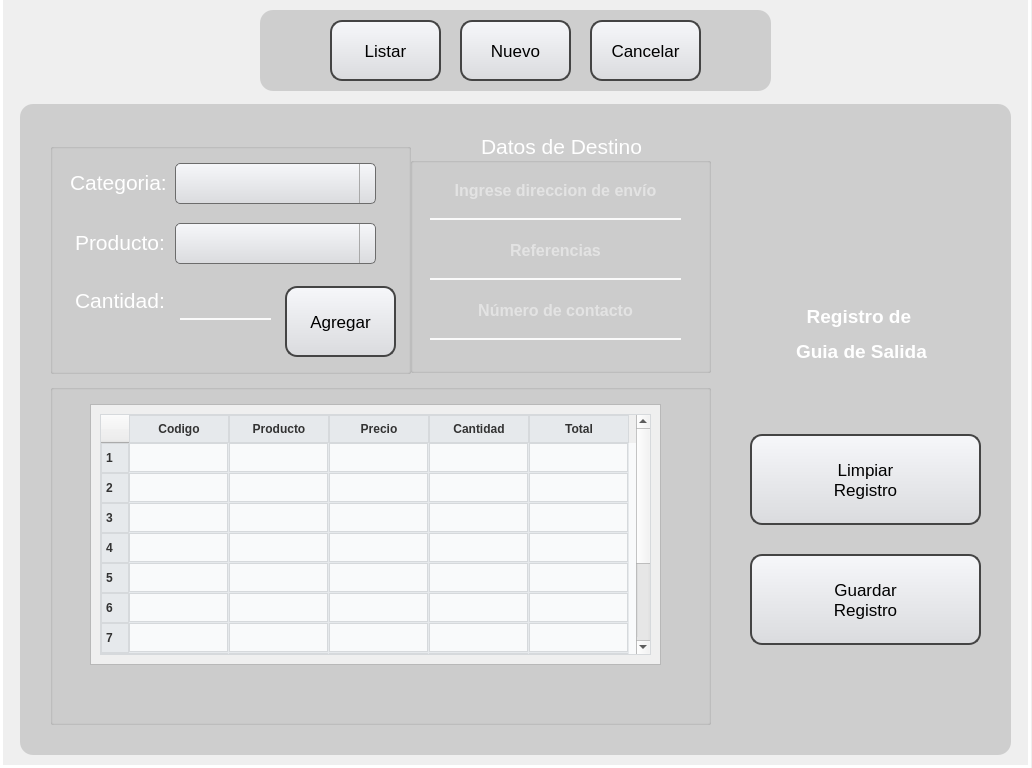
<?xml version="1.0" encoding="UTF-8"?>
<ui version="4.0">
 <class>MainWindow</class>
 <widget class="QMainWindow" name="MainWindow">
  <property name="geometry">
   <rect>
    <x>0</x>
    <y>0</y>
    <width>1032</width>
    <height>768</height>
   </rect>
  </property>
  <property name="minimumSize">
   <size>
    <width>1032</width>
    <height>768</height>
   </size>
  </property>
  <property name="maximumSize">
   <size>
    <width>1032</width>
    <height>768</height>
   </size>
  </property>
  <property name="windowTitle">
   <string>MainWindow</string>
  </property>
  <widget class="QWidget" name="centralwidget">
   <widget class="QLabel" name="label">
    <property name="geometry">
     <rect>
      <x>0</x>
      <y>-3</y>
      <width>1031</width>
      <height>771</height>
     </rect>
    </property>
    <property name="text">
     <string/>
    </property>
    <property name="pixmap">
     <pixmap>../view_img/fondo.png</pixmap>
    </property>
    <property name="scaledContents">
     <bool>true</bool>
    </property>
   </widget>
   <widget class="QLabel" name="label_3">
    <property name="enabled">
     <bool>false</bool>
    </property>
    <property name="geometry">
     <rect>
      <x>0</x>
      <y>-3</y>
      <width>1031</width>
      <height>771</height>
     </rect>
    </property>
    <property name="styleSheet">
     <string notr="true">background-color: qlineargradient(spread:pad, x1:0, y1:0, x2:0, y2:00715909, stop:0 rgba(0, 0, 0, 35), stop:0.375 rgba(0, 0, 0, 50), stop:0.835227 rgba(0, 0, 0, 75));

border: 3px solid white; </string>
    </property>
    <property name="text">
     <string/>
    </property>
   </widget>
   <widget class="QLabel" name="label_9">
    <property name="geometry">
     <rect>
      <x>260</x>
      <y>10</y>
      <width>511</width>
      <height>81</height>
     </rect>
    </property>
    <property name="styleSheet">
     <string notr="true">background-color:rgba(0,0,0,35);
border-radius:13px</string>
    </property>
    <property name="text">
     <string/>
    </property>
   </widget>
   <widget class="QPushButton" name="bt_listar_vent">
    <property name="geometry">
     <rect>
      <x>330</x>
      <y>20</y>
      <width>111</width>
      <height>61</height>
     </rect>
    </property>
    <property name="font">
     <font>
      <pointsize>13</pointsize>
      <weight>50</weight>
      <bold>false</bold>
      <underline>false</underline>
      <strikeout>false</strikeout>
     </font>
    </property>
    <property name="styleSheet">
     <string notr="true">QPushButton {
	 background: qlineargradient(x1:0, y1:0, x2:0, y2:1, stop:0 #f6f7fa, stop:1 #dadbde);
	border: 2px solid #444444;
    text-align: center; 
    text-decoration: none; 
    border-radius: 12px;
}

QPushButton:hover {
	background-color: rgb(241, 241, 241);
}

QPushButton:pressed {
	background-color: rgb(223, 223, 223);
}
</string>
    </property>
    <property name="text">
     <string>Listar</string>
    </property>
   </widget>
   <widget class="QPushButton" name="bt_cancelar_vent">
    <property name="geometry">
     <rect>
      <x>590</x>
      <y>20</y>
      <width>111</width>
      <height>61</height>
     </rect>
    </property>
    <property name="font">
     <font>
      <pointsize>13</pointsize>
      <weight>50</weight>
      <bold>false</bold>
      <underline>false</underline>
      <strikeout>false</strikeout>
     </font>
    </property>
    <property name="styleSheet">
     <string notr="true">QPushButton {
	color: black;
	 background: qlineargradient(x1:0, y1:0, x2:0, y2:1, stop:0 #f6f7fa, stop:1 #dadbde);
	border: 2px solid #444444;
    text-align: center; 
    text-decoration: none; 
    border-radius: 12px;
}

QPushButton:hover {
	background-color: rgb(255, 0, 0);
}

QPushButton:pressed {
	background-color: rgb(166, 0, 0);
}</string>
    </property>
    <property name="text">
     <string>Cancelar</string>
    </property>
   </widget>
   <widget class="QPushButton" name="bt_nuevo_vent">
    <property name="geometry">
     <rect>
      <x>460</x>
      <y>20</y>
      <width>111</width>
      <height>61</height>
     </rect>
    </property>
    <property name="font">
     <font>
      <pointsize>13</pointsize>
      <weight>50</weight>
      <bold>false</bold>
      <underline>false</underline>
      <strikeout>false</strikeout>
     </font>
    </property>
    <property name="styleSheet">
     <string notr="true">QPushButton {
	 background: qlineargradient(x1:0, y1:0, x2:0, y2:1, stop:0 #f6f7fa, stop:1 #dadbde);
	border: 2px solid #444444;
    text-align: center; 
    text-decoration: none; 
    border-radius: 12px;
}

QPushButton:hover {
	background-color: rgb(241, 241, 241);
}

QPushButton:pressed {
	background-color: rgb(223, 223, 223);
}
</string>
    </property>
    <property name="text">
     <string>Nuevo</string>
    </property>
   </widget>
   <widget class="QWidget" name="window_1_venta" native="true">
    <property name="geometry">
     <rect>
      <x>0</x>
      <y>94</y>
      <width>1031</width>
      <height>661</height>
     </rect>
    </property>
    <widget class="QLabel" name="label_10">
     <property name="geometry">
      <rect>
       <x>20</x>
       <y>10</y>
       <width>991</width>
       <height>651</height>
      </rect>
     </property>
     <property name="font">
      <font>
       <pointsize>8</pointsize>
      </font>
     </property>
     <property name="styleSheet">
      <string notr="true">background-color:rgba(0,0,0,35);
border-radius:13px</string>
     </property>
     <property name="text">
      <string/>
     </property>
    </widget>
    <widget class="QLabel" name="label_7">
     <property name="geometry">
      <rect>
       <x>740</x>
       <y>32</y>
       <width>241</width>
       <height>251</height>
      </rect>
     </property>
     <property name="styleSheet">
      <string notr="true">background-color: qlineargradient(spread:pad, x1:0, y1:0, x2:0, y2:00715909, stop:0 rgba(0, 0, 0, 20), stop:0.375 rgba(0, 0, 0, 50), stop:0.835227 rgba(0, 0, 0, 75));
border-radius: 20px;</string>
     </property>
     <property name="text">
      <string/>
     </property>
    </widget>
    <widget class="QLabel" name="label_2">
     <property name="geometry">
      <rect>
       <x>800</x>
       <y>73</y>
       <width>121</width>
       <height>131</height>
      </rect>
     </property>
     <property name="text">
      <string/>
     </property>
     <property name="pixmap">
      <pixmap>../view_img/cajas.jpg</pixmap>
     </property>
     <property name="scaledContents">
      <bool>true</bool>
     </property>
    </widget>
    <widget class="QLabel" name="label_4">
     <property name="geometry">
      <rect>
       <x>890</x>
       <y>40</y>
       <width>81</width>
       <height>81</height>
      </rect>
     </property>
     <property name="text">
      <string/>
     </property>
     <property name="pixmap">
      <pixmap>../view_img/METROSPLASH.png</pixmap>
     </property>
     <property name="scaledContents">
      <bool>true</bool>
     </property>
    </widget>
    <widget class="QGroupBox" name="GB_2_CLIENT_3">
     <property name="geometry">
      <rect>
       <x>50</x>
       <y>49</y>
       <width>361</width>
       <height>231</height>
      </rect>
     </property>
     <property name="font">
      <font>
       <pointsize>16</pointsize>
       <weight>50</weight>
       <bold>false</bold>
      </font>
     </property>
     <property name="styleSheet">
      <string notr="true">QComboBox {
    color: black;
}

QGroupBox{
color: white
}
</string>
     </property>
     <property name="title">
      <string/>
     </property>
     <property name="alignment">
      <set>Qt::AlignCenter</set>
     </property>
     <widget class="QComboBox" name="cb_product_vent">
      <property name="geometry">
       <rect>
        <x>125</x>
        <y>80</y>
        <width>201</width>
        <height>41</height>
       </rect>
      </property>
      <property name="font">
       <font>
        <pointsize>12</pointsize>
        <weight>50</weight>
        <bold>false</bold>
       </font>
      </property>
      <property name="styleSheet">
       <string notr="true">QComboBox {
    background: qlineargradient(x1:0, y1:0, x2:0, y2:1, stop:0 #f6f7fa, stop:1 #dadbde);
    border: 1px solid #6c6c6c;
    border-radius: 5px;
    padding: 1px 18px 1px 3px;
    min-width: 6em;
}

QComboBox::drop-down {
    border-left-width: 1px;
    border-left-color: darkgray;
    border-left-style: solid;    
}
QComboBox::down-arrow {
	border-image: url(:/Imagenes/203484.png);
}

</string>
      </property>
      <property name="editable">
       <bool>true</bool>
      </property>
     </widget>
     <widget class="QLabel" name="label_5">
      <property name="geometry">
       <rect>
        <x>25</x>
        <y>84</y>
        <width>91</width>
        <height>31</height>
       </rect>
      </property>
      <property name="font">
       <font>
        <pointsize>16</pointsize>
       </font>
      </property>
      <property name="styleSheet">
       <string notr="true">color: white;</string>
      </property>
      <property name="text">
       <string>Producto:</string>
      </property>
     </widget>
     <widget class="QLabel" name="label_8">
      <property name="geometry">
       <rect>
        <x>25</x>
        <y>142</y>
        <width>91</width>
        <height>31</height>
       </rect>
      </property>
      <property name="font">
       <font>
        <pointsize>16</pointsize>
       </font>
      </property>
      <property name="styleSheet">
       <string notr="true">color: white;</string>
      </property>
      <property name="text">
       <string>Cantidad:</string>
      </property>
     </widget>
     <widget class="QLineEdit" name="le_cant_vent">
      <property name="geometry">
       <rect>
        <x>130</x>
        <y>136</y>
        <width>91</width>
        <height>41</height>
       </rect>
      </property>
      <property name="font">
       <font>
        <pointsize>12</pointsize>
        <weight>75</weight>
        <bold>true</bold>
       </font>
      </property>
      <property name="styleSheet">
       <string notr="true">background-color:rgba(0, 0, 0, 0);
border:none;
border-bottom:2px solid rgba(0, 0);
color:rgba(255, 255, 255, 230);
padding-bottom:7px;</string>
      </property>
      <property name="text">
       <string/>
      </property>
      <property name="alignment">
       <set>Qt::AlignCenter</set>
      </property>
      <property name="placeholderText">
       <string/>
      </property>
     </widget>
     <widget class="QPushButton" name="bt_add_prod_vent">
      <property name="geometry">
       <rect>
        <x>235</x>
        <y>143</y>
        <width>111</width>
        <height>71</height>
       </rect>
      </property>
      <property name="font">
       <font>
        <pointsize>13</pointsize>
        <weight>50</weight>
        <bold>false</bold>
        <underline>false</underline>
        <strikeout>false</strikeout>
       </font>
      </property>
      <property name="styleSheet">
       <string notr="true">QPushButton {
	 background: qlineargradient(x1:0, y1:0, x2:0, y2:1, stop:0 #f6f7fa, stop:1 #dadbde);
	border: 2px solid #444444;
    text-align: center; 
    text-decoration: none; 
    border-radius: 12px;
}

QPushButton:hover {
	background-color: rgb(0, 255, 0);
}

QPushButton:pressed {
	background-color: rgb(0, 217, 0);
}</string>
      </property>
      <property name="text">
       <string>Agregar</string>
      </property>
     </widget>
     <widget class="QLabel" name="label_6">
      <property name="geometry">
       <rect>
        <x>20</x>
        <y>24</y>
        <width>101</width>
        <height>31</height>
       </rect>
      </property>
      <property name="font">
       <font>
        <pointsize>16</pointsize>
       </font>
      </property>
      <property name="styleSheet">
       <string notr="true">color: white;</string>
      </property>
      <property name="text">
       <string>Categoria:</string>
      </property>
     </widget>
     <widget class="QComboBox" name="cb_product_vent_2">
      <property name="geometry">
       <rect>
        <x>125</x>
        <y>20</y>
        <width>201</width>
        <height>41</height>
       </rect>
      </property>
      <property name="font">
       <font>
        <pointsize>12</pointsize>
        <weight>50</weight>
        <bold>false</bold>
       </font>
      </property>
      <property name="styleSheet">
       <string notr="true">QComboBox {
    background: qlineargradient(x1:0, y1:0, x2:0, y2:1, stop:0 #f6f7fa, stop:1 #dadbde);
    border: 1px solid #6c6c6c;
    border-radius: 5px;
    padding: 1px 18px 1px 3px;
    min-width: 6em;
}

QComboBox::drop-down {
    border-left-width: 1px;
    border-left-color: darkgray;
    border-left-style: solid;    
}
QComboBox::down-arrow {
	border-image: url(:/Imagenes/203484.png);
}

</string>
      </property>
      <property name="editable">
       <bool>true</bool>
      </property>
     </widget>
    </widget>
    <widget class="QGroupBox" name="GB_2_CLIENT_4">
     <property name="geometry">
      <rect>
       <x>50</x>
       <y>290</y>
       <width>661</width>
       <height>341</height>
      </rect>
     </property>
     <property name="font">
      <font>
       <pointsize>16</pointsize>
       <weight>50</weight>
       <bold>false</bold>
      </font>
     </property>
     <property name="styleSheet">
      <string notr="true">QComboBox {
    color: black;
}

QGroupBox{
color: white
}
</string>
     </property>
     <property name="title">
      <string/>
     </property>
     <property name="alignment">
      <set>Qt::AlignCenter</set>
     </property>
     <widget class="QScrollArea" name="scrollArea">
      <property name="geometry">
       <rect>
        <x>40</x>
        <y>20</y>
        <width>571</width>
        <height>261</height>
       </rect>
      </property>
      <property name="minimumSize">
       <size>
        <width>1</width>
        <height>1</height>
       </size>
      </property>
      <property name="maximumSize">
       <size>
        <width>621</width>
        <height>301</height>
       </size>
      </property>
      <property name="styleSheet">
       <string notr="true"/>
      </property>
      <property name="widgetResizable">
       <bool>true</bool>
      </property>
      <widget class="QWidget" name="scrollAreaWidgetContents">
       <property name="geometry">
        <rect>
         <x>0</x>
         <y>0</y>
         <width>569</width>
         <height>259</height>
        </rect>
       </property>
       <layout class="QHBoxLayout" name="horizontalLayout">
        <item>
         <widget class="QFrame" name="frame">
          <property name="minimumSize">
           <size>
            <width>1</width>
            <height>1</height>
           </size>
          </property>
          <property name="frameShape">
           <enum>QFrame::StyledPanel</enum>
          </property>
          <property name="frameShadow">
           <enum>QFrame::Raised</enum>
          </property>
          <widget class="QTableWidget" name="tableWidget">
           <property name="geometry">
            <rect>
             <x>0</x>
             <y>0</y>
             <width>551</width>
             <height>241</height>
            </rect>
           </property>
           <property name="font">
            <font>
             <weight>50</weight>
             <bold>false</bold>
            </font>
           </property>
           <property name="styleSheet">
            <string notr="true">QTableWidget {
    border: 1px solid #d6d9dc;
    background-color: #f9fafb;
    gridline-color: #e6e9ec;
    alternate-background-color: #f1f3f4;
}

QHeaderView::section {
    background-color: #e6e9ec;
    padding: 4px;
    border: 1px solid #d6d9dc;
    font-weight: bold;
    color: #333333;
}

QTableWidget::item {
    border: 1px solid #d6d9dc;
    padding: 5px;
}

QTableWidget::item:selected {
    background-color: #d6d9dc;
    color: #333333;
}</string>
           </property>
           <property name="cornerButtonEnabled">
            <bool>true</bool>
           </property>
           <row>
            <property name="text">
             <string>1</string>
            </property>
           </row>
           <row>
            <property name="text">
             <string>2</string>
            </property>
           </row>
           <row>
            <property name="text">
             <string>3</string>
            </property>
           </row>
           <row>
            <property name="text">
             <string>4</string>
            </property>
           </row>
           <row>
            <property name="text">
             <string>5</string>
            </property>
           </row>
           <row>
            <property name="text">
             <string>6</string>
            </property>
           </row>
           <row>
            <property name="text">
             <string>7</string>
            </property>
           </row>
           <row>
            <property name="text">
             <string>8</string>
            </property>
           </row>
           <row>
            <property name="text">
             <string>9</string>
            </property>
           </row>
           <row>
            <property name="text">
             <string>10</string>
            </property>
           </row>
           <row>
            <property name="text">
             <string>11</string>
            </property>
           </row>
           <column>
            <property name="text">
             <string>Codigo</string>
            </property>
            <property name="font">
             <font>
              <pointsize>9</pointsize>
             </font>
            </property>
           </column>
           <column>
            <property name="text">
             <string>Producto</string>
            </property>
            <property name="font">
             <font>
              <pointsize>9</pointsize>
             </font>
            </property>
           </column>
           <column>
            <property name="text">
             <string>Precio</string>
            </property>
            <property name="font">
             <font>
              <pointsize>9</pointsize>
             </font>
            </property>
           </column>
           <column>
            <property name="text">
             <string>Cantidad</string>
            </property>
            <property name="font">
             <font>
              <pointsize>9</pointsize>
             </font>
            </property>
           </column>
           <column>
            <property name="text">
             <string>Total</string>
            </property>
            <property name="font">
             <font>
              <pointsize>9</pointsize>
             </font>
            </property>
           </column>
          </widget>
         </widget>
        </item>
       </layout>
      </widget>
     </widget>
     <widget class="QLabel" name="aviso_total_venta">
      <property name="geometry">
       <rect>
        <x>309</x>
        <y>293</y>
        <width>171</width>
        <height>31</height>
       </rect>
      </property>
      <property name="font">
       <font>
        <pointsize>16</pointsize>
       </font>
      </property>
      <property name="styleSheet">
       <string notr="true">color: white;</string>
      </property>
      <property name="text">
       <string/>
      </property>
     </widget>
     <widget class="QLabel" name="lb_prec_fin_vent">
      <property name="geometry">
       <rect>
        <x>489</x>
        <y>293</y>
        <width>91</width>
        <height>31</height>
       </rect>
      </property>
      <property name="font">
       <font>
        <pointsize>16</pointsize>
       </font>
      </property>
      <property name="styleSheet">
       <string notr="true">color: white;</string>
      </property>
      <property name="text">
       <string/>
      </property>
     </widget>
    </widget>
    <widget class="QPushButton" name="bt_guardar_vent">
     <property name="geometry">
      <rect>
       <x>750</x>
       <y>460</y>
       <width>231</width>
       <height>91</height>
      </rect>
     </property>
     <property name="font">
      <font>
       <pointsize>13</pointsize>
       <weight>50</weight>
       <bold>false</bold>
       <underline>false</underline>
       <strikeout>false</strikeout>
      </font>
     </property>
     <property name="styleSheet">
      <string notr="true">QPushButton {
	 background: qlineargradient(x1:0, y1:0, x2:0, y2:1, stop:0 #f6f7fa, stop:1 #dadbde);
	border: 2px solid #444444;
    text-align: center; 
    text-decoration: none; 
    border-radius: 12px;
}

QPushButton:hover {
	background-color: rgb(241, 241, 241);
}

QPushButton:pressed {
	background-color: rgb(223, 223, 223);
}
</string>
     </property>
     <property name="text">
      <string>Guardar
Registro</string>
     </property>
    </widget>
    <widget class="QPushButton" name="bt_clear_reg_vent">
     <property name="geometry">
      <rect>
       <x>750</x>
       <y>340</y>
       <width>231</width>
       <height>91</height>
      </rect>
     </property>
     <property name="font">
      <font>
       <pointsize>13</pointsize>
       <weight>50</weight>
       <bold>false</bold>
       <underline>false</underline>
       <strikeout>false</strikeout>
      </font>
     </property>
     <property name="styleSheet">
      <string notr="true">QPushButton {
	 background: qlineargradient(x1:0, y1:0, x2:0, y2:1, stop:0 #f6f7fa, stop:1 #dadbde);
	border: 2px solid #444444;
    text-align: center; 
    text-decoration: none; 
    border-radius: 12px;
}

QPushButton:hover {
	background-color: rgb(241, 241, 241);
}

QPushButton:pressed {
	background-color: rgb(223, 223, 223);
}
</string>
     </property>
     <property name="text">
      <string>Limpiar
Registro</string>
     </property>
    </widget>
    <widget class="QLabel" name="label_11">
     <property name="geometry">
      <rect>
       <x>696</x>
       <y>200</y>
       <width>331</width>
       <height>81</height>
      </rect>
     </property>
     <property name="font">
      <font>
       <pointsize>14</pointsize>
       <weight>75</weight>
       <bold>true</bold>
      </font>
     </property>
     <property name="styleSheet">
      <string notr="true">color: white</string>
     </property>
     <property name="text">
      <string>&lt;html&gt;&lt;head/&gt;&lt;body&gt;&lt;p&gt;Registro de &lt;/p&gt;&lt;p&gt;Guia de Salida&lt;/p&gt;&lt;/body&gt;&lt;/html&gt;</string>
     </property>
     <property name="alignment">
      <set>Qt::AlignCenter</set>
     </property>
    </widget>
    <widget class="QGroupBox" name="GB_2_CLIENT">
     <property name="geometry">
      <rect>
       <x>410</x>
       <y>38</y>
       <width>301</width>
       <height>241</height>
      </rect>
     </property>
     <property name="font">
      <font>
       <pointsize>16</pointsize>
       <weight>50</weight>
       <bold>false</bold>
      </font>
     </property>
     <property name="styleSheet">
      <string notr="true">QComboBox {
    color: black;
}

QGroupBox{
color: white
}
</string>
     </property>
     <property name="title">
      <string>Datos de Destino</string>
     </property>
     <property name="alignment">
      <set>Qt::AlignCenter</set>
     </property>
     <widget class="QLineEdit" name="le_dni_vent">
      <property name="geometry">
       <rect>
        <x>20</x>
        <y>37</y>
        <width>251</width>
        <height>51</height>
       </rect>
      </property>
      <property name="font">
       <font>
        <pointsize>12</pointsize>
        <weight>75</weight>
        <bold>true</bold>
       </font>
      </property>
      <property name="styleSheet">
       <string notr="true">background-color:rgba(0, 0, 0, 0);
border:none;
border-bottom:2px solid rgba(0, 0);
color:rgba(255, 255, 255, 230);
padding-bottom:7px;</string>
      </property>
      <property name="text">
       <string/>
      </property>
      <property name="alignment">
       <set>Qt::AlignCenter</set>
      </property>
      <property name="placeholderText">
       <string>Ingrese direccion de envío</string>
      </property>
     </widget>
     <widget class="QLineEdit" name="le_dni_vent_2">
      <property name="geometry">
       <rect>
        <x>20</x>
        <y>97</y>
        <width>251</width>
        <height>51</height>
       </rect>
      </property>
      <property name="font">
       <font>
        <pointsize>12</pointsize>
        <weight>75</weight>
        <bold>true</bold>
       </font>
      </property>
      <property name="styleSheet">
       <string notr="true">background-color:rgba(0, 0, 0, 0);
border:none;
border-bottom:2px solid rgba(0, 0);
color:rgba(255, 255, 255, 230);
padding-bottom:7px;</string>
      </property>
      <property name="text">
       <string/>
      </property>
      <property name="alignment">
       <set>Qt::AlignCenter</set>
      </property>
      <property name="placeholderText">
       <string>Referencias</string>
      </property>
     </widget>
     <widget class="QLineEdit" name="le_dni_vent_3">
      <property name="geometry">
       <rect>
        <x>20</x>
        <y>157</y>
        <width>251</width>
        <height>51</height>
       </rect>
      </property>
      <property name="font">
       <font>
        <pointsize>12</pointsize>
        <weight>75</weight>
        <bold>true</bold>
       </font>
      </property>
      <property name="styleSheet">
       <string notr="true">background-color:rgba(0, 0, 0, 0);
border:none;
border-bottom:2px solid rgba(0, 0);
color:rgba(255, 255, 255, 230);
padding-bottom:7px;</string>
      </property>
      <property name="text">
       <string/>
      </property>
      <property name="alignment">
       <set>Qt::AlignCenter</set>
      </property>
      <property name="placeholderText">
       <string>Número de contacto</string>
      </property>
     </widget>
    </widget>
   </widget>
   <zorder>label</zorder>
   <zorder>label_3</zorder>
   <zorder>label_9</zorder>
   <zorder>window_1_venta</zorder>
   <zorder>bt_cancelar_vent</zorder>
   <zorder>bt_nuevo_vent</zorder>
   <zorder>bt_listar_vent</zorder>
  </widget>
 </widget>
 <resources>
  <include location="../view_img/Recursos.qrc"/>
 </resources>
 <connections/>
</ui>
